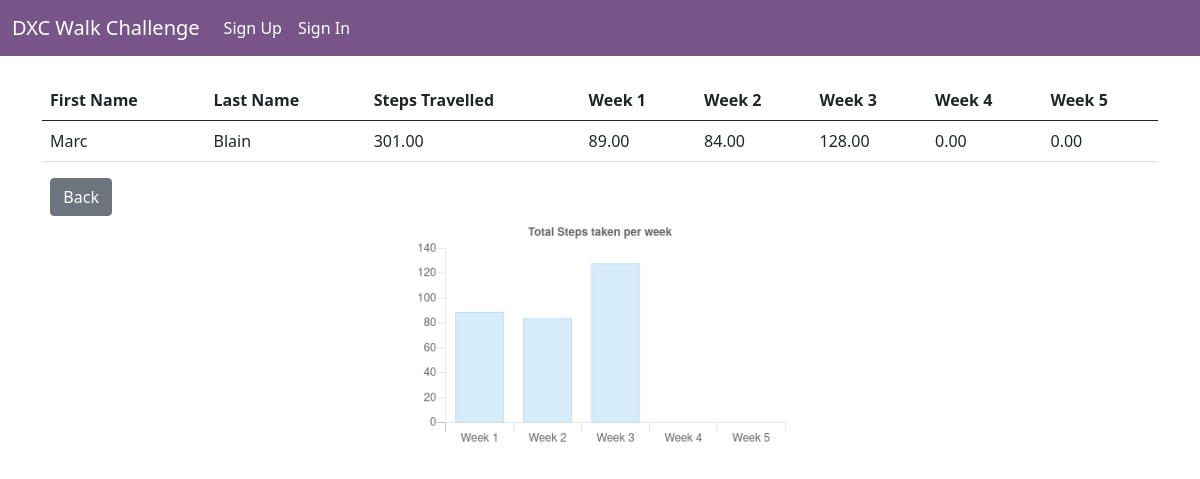
The page /viewsteps/20 on the database its author committed.
### stepsTracker/models.py (models this page shows, shortened)
class Step(models.Model):
    user = models.OneToOneField(settings.AUTH_USER_MODEL, on_delete=models.CASCADE)
    steps: float = models.DecimalField(default=0, max_digits=5, decimal_places=2)
    week1: float = models.DecimalField(blank=True, null=True, default=0, max_digits=5, decimal_places=2,
                                       validators=[MinValueValidator(Decimal('0'))])
    week2: float = models.DecimalField(blank=True, null=True, default=0, max_digits=5, decimal_places=2,
                                       validators=[MinValueValidator(Decimal('0'))])
    week3: float = models.DecimalField(blank=True, null=True, default=0, max_digits=5, decimal_places=2,
                                       validators=[MinValueValidator(Decimal('0'))])
    week4: float = models.DecimalField(blank=True, null=True, default=0, max_digits=5, decimal_places=2,
                                       validators=[MinValueValidator(Decimal('0'))])
    week5: float = models.DecimalField(blank=True, null=True, default=0, max_digits=5, decimal_places=2,
                                       validators=[MinValueValidator(Decimal('0'))])

### stepsTracker/views.py (the view)
# urls.py: path('viewsteps/<int:pk>', StepDetailView.as_view(), name='view-steps'),
class StepDetailView(DetailView):
    model = Step
    template_name = 'stepsTracker/viewSteps.html'

### templates/stepsTracker/viewSteps.html (shortened to what this page needs)
{% extends 'stepsTracker/base.html' %}
{% block scripts %}
<script>
    $(document).ready(function () {
    let ctx = document.getElementById('myChart').getContext('2d');
    let myChart = new Chart(ctx, {
        type: 'bar',
        data: {
            labels: ['Week 1', 'Week 2', 'Week 3', 'Week 4', 'Week 5'],
            datasets: [{
                label: 'Total steps walked per week',
                data: [{{ object.week1 }}, {{ object.week2 }}, {{ object.week3 }}, {{ object.week4 }}, {{ object.week5 }}],
                backgroundColor: [
                'rgba(54, 162, 235, 0.2)',
                    'rgba(54, 162, 235, 0.2)',
                    'rgba(54, 162, 235, 0.2)',
                    'rgba(54, 162, 235, 0.2)',
                    'rgba(54, 162, 235, 0.2)'
                ],
                borderColor: [
                'rgba(54, 162, 235, 0.2)',
                'rgba(54, 162, 235, 0.2)',
                'rgba(54, 162, 235, 0.2)',
                'rgba(54, 162, 235, 0.2)',
                'rgba(54, 162, 235, 0.2)'
                ],
                borderWidth: 1
            }]
        },
        options: {
            title:{
                display:true,
                text:'Total Steps taken per week'
            },
            legend:{
                display:false
            },
            scales: {
        xAxes: [{
            gridLines: {
                drawOnChartArea: false
            }
        }],
        yAxes: [{
            gridLines: {
                drawOnChartArea: false
                }
        }]
    }
        }
    });
    });
    </script>
{% endblock scripts %}
{% block content %}
    <div class="container">
        <div class="col">
            <br>
            <table id="tablePreview" class="table table-hover">
                <thead>
                <tr>
                    <th>First Name</th>
                    <th>Last Name</th>
                    <th>Steps Travelled</th>
                    <th>Week 1</th>
                    <th>Week 2</th>
                    <th>Week 3</th>
                    <th>Week 4</th>
                    <th>Week 5</th>
                </tr>
                </thead>
                <tbody>
                <tr>
                    <td>{{ object.user.first_name }}</td>
                    <td>{{ object.user.last_name }}</td>
                    <td>{{ object.steps }}</td>
                    <td>{{ object.week1 }}</td>
                    <td>{{ object.week2 }}</td>
                    <td>{{ object.week3 }}</td>
                    <td>{{ object.week4 }}</td>
                    <td>{{ object.week5 }}</td>
                </tr>
                </tbody>
            </table>
        </div>
        <a href="{% url 'home' %}">
            <button type="button" class="btn btn-secondary">Back</button>
        </a>
    </div>
    <div class="container col-4">
        <div class="row">
            <canvas id="myChart" width="400" height="250"></canvas>
        </div>
    </div>
{% endblock %}

### templates/stepsTracker/base.html (shortened to what this page needs)
<!DOCTYPE html>
<html lang="en">
<head>
    <link href="https://cdn.jsdelivr.net/npm/bootstrap@5.0.0-beta1/dist/css/bootstrap.min.css" rel="stylesheet"
>
    <link rel="stylesheet" href="https://cdn.jsdelivr.net/npm/bootstrap-icons@1.3.0/font/bootstrap-icons.css">
</head>
<body>
<link rel="stylesheet" href="https://cdnjs.cloudflare.com/ajax/libs/Chart.js/2.8.0/Chart.min.css"
/>
{% block scripts %}
{% endblock scripts %}
<div class="wrapper">
    <nav class="navbar navbar-expand-lg navbar-dark" style="background-color: #785589;">
        <div class="container-fluid">
            <a class="navbar-brand" href="{% url 'home' %}">DXC Walk Challenge</a>
            {% if not user.is_authenticated %}
                <div class="collapse navbar-collapse" id="navbarSupportedContent">
                    <ul class="navbar-nav me-auto mb-2 mb-lg-0">
                        <li class="nav-item">
                            <a class="nav-link active" aria-current="page" href="{% url 'register' %}">Sign Up</a>
                        </li>
                        <li class="nav-item">
                            <a class="nav-link active" aria-current="page" href="{% url 'signin' %}">Sign In</a>
                        </li>
                    </ul>
                </div>
            {% endif %}
        </div>
    </nav>
    {% block content %}
    {% endblock content %}
</div>
</body>
</html>

### rows shown on the page
Step: user.first_name "Marc", user.last_name "Blain", steps "301.00", week1 "89.00", week2 "84.00", week3 "128.00", week4 "0.00", week5 "0.00"

### other values the page prints
chart data {{ object.week1 }} 89.00
chart data {{ object.week2 }} 84.00
chart data {{ object.week3 }} 128.00
chart data {{ object.week4 }} 0.00
